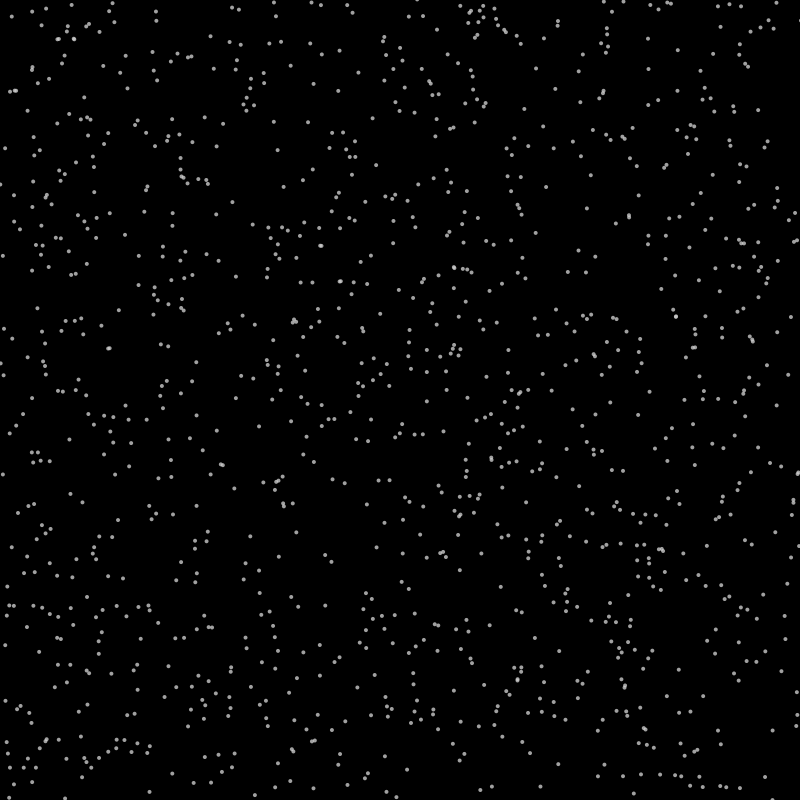
Frame 1 (no input)
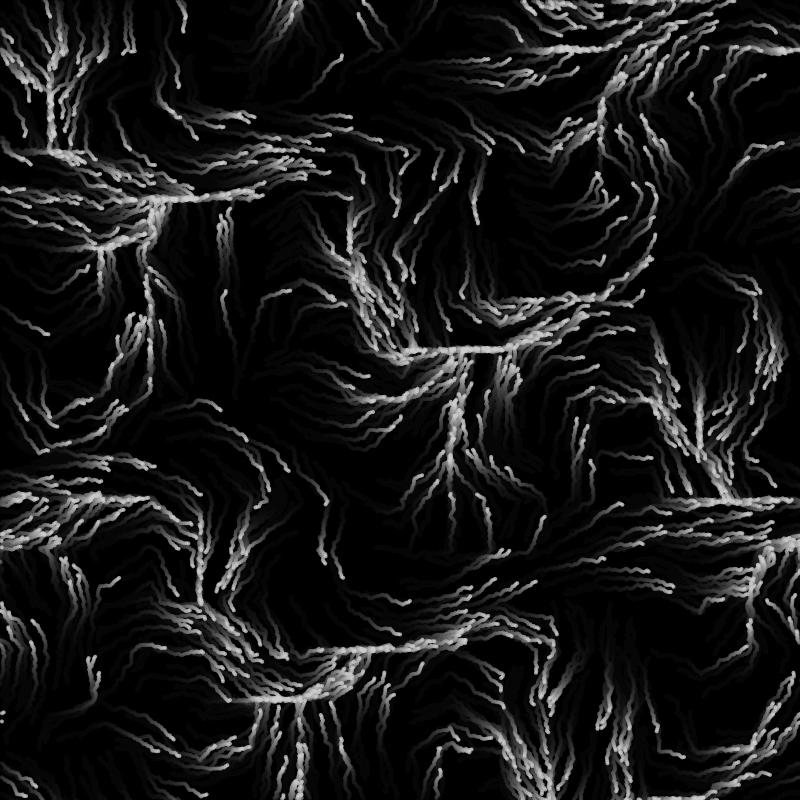
Frame 60 (the mouse pressed at the canvas centre just before this capture)
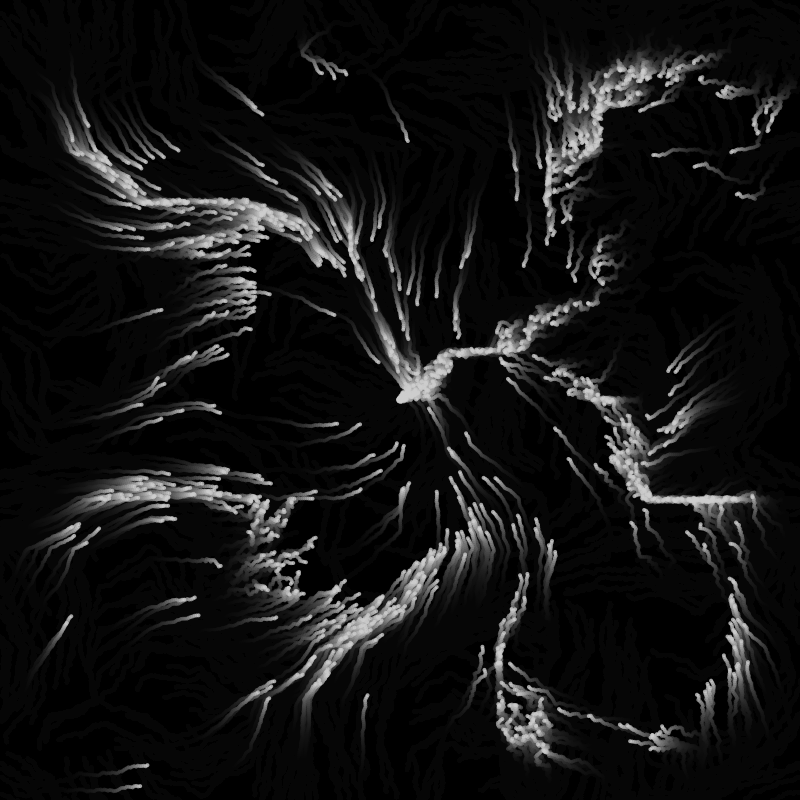
Frame 120 (the mouse held since frame 60 and released just before this capture)

The Processing sketch that drew these frames (run headless with seeded random() and noise(); from frame 60 on, the mouse is pressed at the canvas centre):

// Processing sketch: ForceLines
// ── ForceLines.pde
ArrayList<Particle> particles = new ArrayList<Particle>();
FlowField flowField;
color backgroundColor = color(0, 0, 0, 20);
color particleColor = color(205, 205, 205, 200);
void setup() {
    size(800, 800);
    pixelDensity(2);
    background(0);
    flowField = new FlowField(50);
    for(int i = 0; i < 1200; i++){
        particles.add(new Particle());
    }
}
void draw(){
    noStroke();
    fill(backgroundColor);
    rect(0, 0, width, height);
    for(Particle p : particles){
        if(mousePressed){
            PVector mousePos = new PVector(mouseX, mouseY);
            PVector distance = PVector.sub(mousePos, p.position);  
            PVector force = distance; // Vector pointing from particle to mouse position
            force.normalize();
            force.mult(10/distance.mag()*distance.mag()); // The closer the particle is to the mouse position, the stronger the force
            p.applyForce(force);
        }
        PVector jitter = PVector.random2D().mult(5); // Adding a random force makes the animation more lively.
        p.applyForce(jitter);
        p.applyForce(flowField.lookup(p.position).mult(7));// We look up the value of the force in that part of the flow field.
        p.update();
        p.display();
    }
}
// ── FlowField.pde
class FlowField {
  PVector[][] field;
  int cols, rows;
  float resolution;

  FlowField(float resolution) {
    this.resolution = resolution;
    cols = width / (int)resolution;
    rows = height / (int)resolution;
    field = new PVector[cols][rows];
    init();
  }

  void init() {
    for (int i = 0; i < cols; i++) {
      for (int j = 0; j < rows; j++) {
        float u = map(i, 0, cols, 0, TWO_PI);
        float v = map(j, 0, rows, 0, TWO_PI);
        float angle = // In the end this is just a function from R2 to [0, 2π].
          sin(u * 2.0 + v * 1.0) * 1.2 +
          cos(u * 1.0 - v * 2.0) * 1.0 -
          sin(u * 3.0 + v * 6.0) * 0.4;
        field[i][j] = PVector.fromAngle(angle);// We create a vector from the angle.
      }
    }
  }

  PVector lookup(PVector position) {
    int column = (int)constrain(position.x / resolution, 0, cols - 1);
    int row = (int)constrain(position.y / resolution, 0, rows - 1);
    return field[column][row].copy();
  }
}
// ── Particle.pde
class Particle {
    PVector position;
    PVector velocity;
    PVector acceleration;
    Particle(){
        position = new PVector(random(width), random(height));
        velocity = PVector.random2D().mult(random(1, 3)); // Creates random unitary vector and multiplies it by a random amount between 1 and 3 to give it some speed
        acceleration = new PVector(0, 0); // No acceleration for now
    }
    void applyForce(PVector force) {
        acceleration.add(force);
    }
    void update(){
            // Makes it clip through the walls and reappear on the other side
        if (position.x < 0) {
            position.x = width;
        }
        if (position.x > width) {
            position.x = 0;
        }
        if (position.y < 0 ) {
            position.y = height;
        }
        if (position.y > height) {
            position.y = 0;
        }
        velocity.add(acceleration);
        velocity.limit(2); // Limit the velocity to prevent it from getting too fast
        position.add(velocity);
        acceleration.mult(0); // Reset acceleration after applying it 
    }
    
    void display(){
        fill(particleColor);
        ellipse(position.x, position.y, 4, 4);
    }
}
